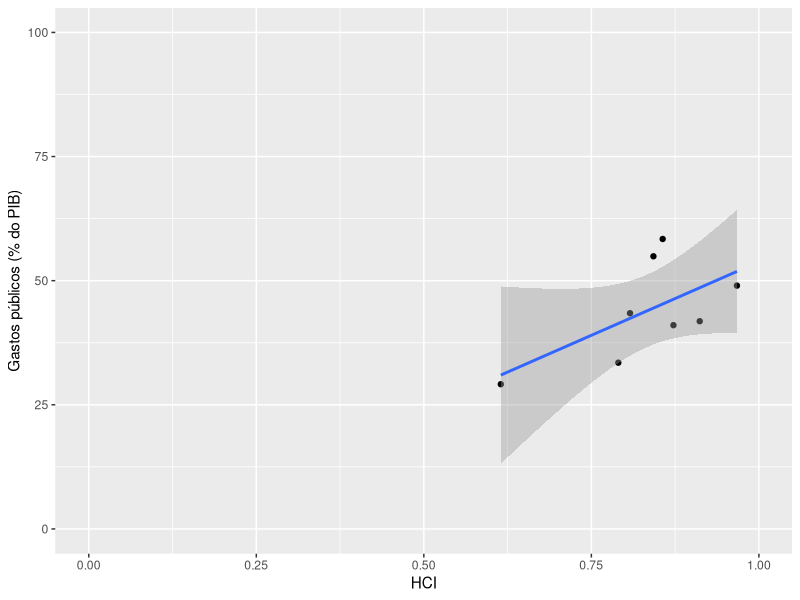

Source code (R):
library(tidyverse)
library(readxl)

egdi <- read.csv('EGOV_DATA_2024.csv') %>% 
    select(Country.Name, Human.Capital.Index) %>%
    arrange(Country.Name)

gastos_publicos <- read_excel('imf_government_expenditure.xls') %>% 
    arrange(Country)

setdiff(gastos_publicos$Country, egdi$Country.Name)

gastos_publicos <- gastos_publicos %>% 
    mutate(Country = case_when(
        Country == 'Vietnam' ~ 'Viet Nam',
        Country == 'Georgia' ~ 'Georgia (Country)',
        Country == 'China, People\'s Republic of' ~ 'China',
        Country == 'China, People\'s Republic of' ~ 'China',
        Country == 'Republic of Congo' ~ 'Congo',
        Country == 'Türkiye, Republic of' ~ 'Türkiye',
        Country == "Micronesia, Fed. States of" ~ "Micronesia (Federated States of)",
        Country == "United States" ~ "United States of America",
        Country == "United Kingdom" ~ "United Kingdom of Great Britain and Northern Ireland",
        Country == "Tanzania" ~ "United Republic of Tanzania",
        Country == "Slovak Republic" ~ "Slovakia",
        Country == "Moldova" ~ "Republic of Moldova",
        Country == "Kyrgyz Republic" ~ "Kyrgyzstan",
        Country == "Korea, Republic of" ~ "Republic of Korea",
        Country == "Iran" ~ "Iran (Islamic Republic of)",
        TRUE ~ Country
    ))

setdiff(gastos_publicos$Country, egdi$Country.Name)

gastos_publicos <- gastos_publicos %>%
    filter(Country %in% egdi$Country.Name)

egdi <- egdi %>%
    filter(Country.Name %in% gastos_publicos$Country)

df <- data.frame(
    egdi = egdi$Human.Capital.Index,
    gastos_publicos = gastos_publicos$Percentage
)

my_plot <- ggplot(df, aes(egdi, gastos_publicos)) +
    geom_point() +
    geom_smooth(method = 'lm') +
    coord_cartesian(ylim = c(0, 100), xlim = c(0, 1)) +
    labs(
        x = 'HCI',
        y = 'Gastos públicos (% do PIB)'
    )

ggsave(
    'C:/Users/lazar/Master-Dissertation/figuras/relacao_hci_gastospublicos.png', 
    dpi=300,
    width = 10,
    height = 6,
    units = "in"
)